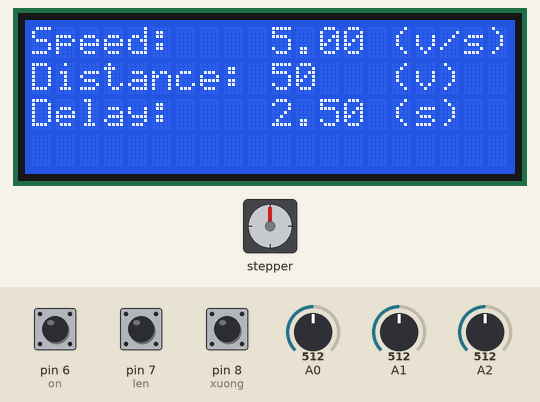
A sketch run on a simulated Arduino Uno, built with avr-gcc and run on an emulated ATmega328P. Shown: stepper motor, 20×4 character LCD. Wiring (inferred from the names in the program): stepper motor driver (200 steps per turn assumed): step pin 12; direction pin 10. Inputs (shaded band) come from the test bench; at power-on: pin 7 (len) HIGH, pin 8 (xuong) HIGH, pin 6 (on) HIGH, A0 = 512, A1 = 512, A2 = 512. What the sketch prints to the serial monitor is not drawn.

Above: at 1.2 s.
1.3 s: pin 7 (len) pulled LOW for 0.15 s
At 1.46 s:
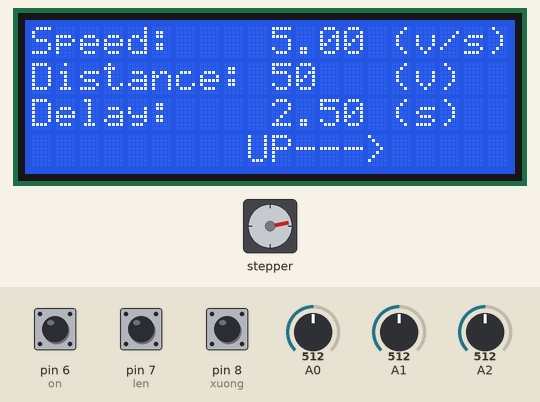
3.0 s: pin 8 (xuong) pulled LOW for 0.15 s
At 3.16 s:
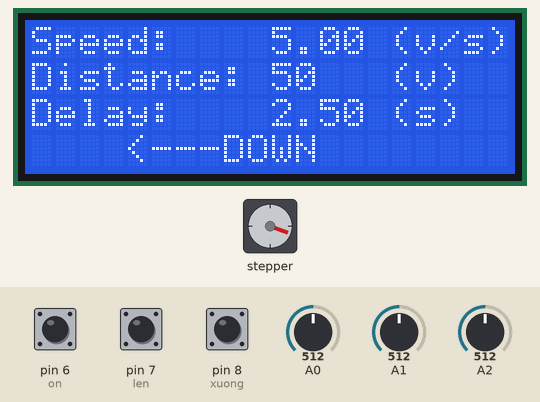
4.7 s: pin 6 (on) pulled LOW for 0.15 s
At 18.7 s:
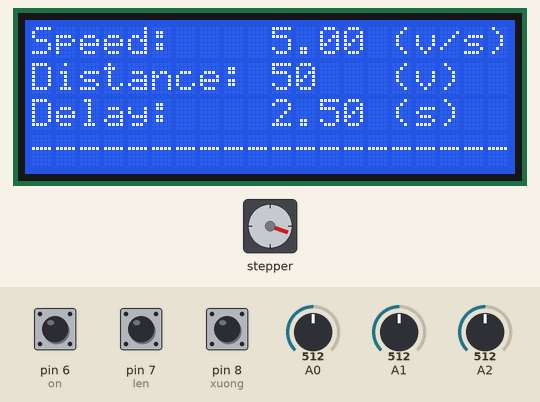
Timing chart, 0 to 35.2 s (numbered marks = the images above; inputs shaded):
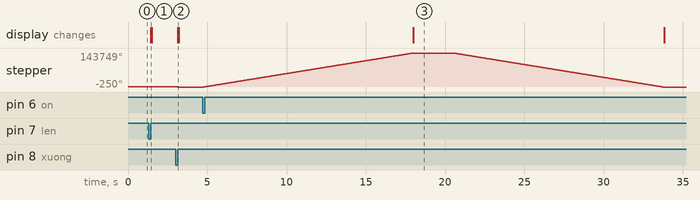

Measured:
- after the input at 1.3 s, stepper: turns 799° clockwise, starting after 0.09 s; the display: changes after 0.15 s (image 1)
- after the input at 3.0 s, stepper: turns 1049° counter-clockwise, starting after 0.07 s; the display: changes after 0.15 s (image 2)
- after the input at 4.7 s, stepper: turns 143999° clockwise in 13.2 s, then 143999° counter-clockwise in 13.2 s; the display: changes after 13.3 s (image 3)

The sketch:

CODE-050.ino
```cpp
//#VTM https://www.youtube.com/c/VTMVlogVoThongMinh
#include <Wire.h>
#include <LiquidCrystal_I2C.h>
LiquidCrystal_I2C lcd(0x27, 20, 4);
const int stepPin = 12;//clk+
const int dirPin = 10;//cw+
int on = 6;
int len = 7;
int xuong = 8;
void setup() {
  Serial.begin(9600);
  lcd.init();
  lcd.backlight();
  pinMode(stepPin, OUTPUT);
  pinMode(dirPin, OUTPUT);
  pinMode(on, INPUT_PULLUP);
  pinMode(len, INPUT_PULLUP);
  pinMode(xuong, INPUT_PULLUP);
}
void loop() {
set:
  long bb = analogRead(A0);
  long aa = analogRead(A1);
  long cc = analogRead(A2);
  double b = map(bb, 0, 1023, 1, 100);//speed
  long a = map(aa, 0, 1023, 1, 100);//distance
  double c = map(cc, 0, 1023, 1, 50);//delay
  //Serial.println(bb);
  //lcd.clear();
  ///////////////////////////////////////////////////////
  lcd.setCursor(0, 0);
  lcd.print("Speed:");
  lcd.setCursor(10, 0);
  lcd.print(b / 10);
  lcd.setCursor(15, 0);
  lcd.print("(v/s)");

  lcd.setCursor(0, 1);
  lcd.print("Distance:");
  lcd.setCursor(10, 1);
  lcd.print(a);
  lcd.setCursor(15, 1);
  lcd.print("(v)");

  lcd.setCursor(0, 2);
  lcd.print("Delay:");
  lcd.setCursor(10, 2);
  lcd.print(c / 10);
  lcd.setCursor(15, 2);
  lcd.print("(s)");

  lcd.setCursor(0, 3);
  lcd.print("");
  lcd.setCursor(10, 3);
  lcd.print("");
  lcd.setCursor(0, 3);
  lcd.print("                    ");

  ///////////////////////////////////////////////////////
  if (a < 100)
  {
    lcd.setCursor(12, 1);
    lcd.print(" ");
  }
  if (a < 10)
  {
    lcd.setCursor(11, 1);
    lcd.print(" ");
  }
  if (b < 100)
  {
    lcd.setCursor(14, 0);
    lcd.print(" ");
  }
  ///////////////////////////////////////////////////////
  if (digitalRead(len) == LOW) {
    lcd.setCursor(8, 3);
    lcd.print(" UP--->");
    while (digitalRead(len) == LOW) {
      //Serial.println("len");
      digitalWrite(dirPin, HIGH);
      digitalWrite(stepPin, HIGH);
      delayMicroseconds(3125 / b);
      digitalWrite(stepPin, LOW);
      delayMicroseconds(3125 / b);
    }
  }
  ///////////////////////////////////////////////////////
  if (digitalRead(xuong) == LOW) {
    lcd.setCursor(4, 3);
    lcd.print("<---DOWN");
    while (digitalRead(xuong) == LOW) {
      //Serial.println("xuong");
      digitalWrite(dirPin, LOW);
      digitalWrite(stepPin, HIGH);
      delayMicroseconds(3125 / b);
      digitalWrite(stepPin, LOW);
      delayMicroseconds(3125 / b);
    }
  }
  ///////////////////////////////////////////////////////
  if (digitalRead(on) == LOW) {
    Serial.println("ON");
    lcd.setCursor(0, 3);
    lcd.print("--------------------");
    digitalWrite(dirPin, HIGH);
    for (int x = 0; x < a * 1600 ; x++) {
      digitalWrite(stepPin, HIGH);
      delayMicroseconds(3125 / b);
      digitalWrite(stepPin, LOW);
      delayMicroseconds(3125 / b);
    }
    delay(c * 100);
    digitalWrite(dirPin, LOW);
    for (int x = 0; x < a * 1600 ; x++) {
      digitalWrite(stepPin, HIGH);
      delayMicroseconds(3125 / b);
      digitalWrite(stepPin, LOW);
      delayMicroseconds(3125 / b);
    }
    goto set;
  }
}
```
